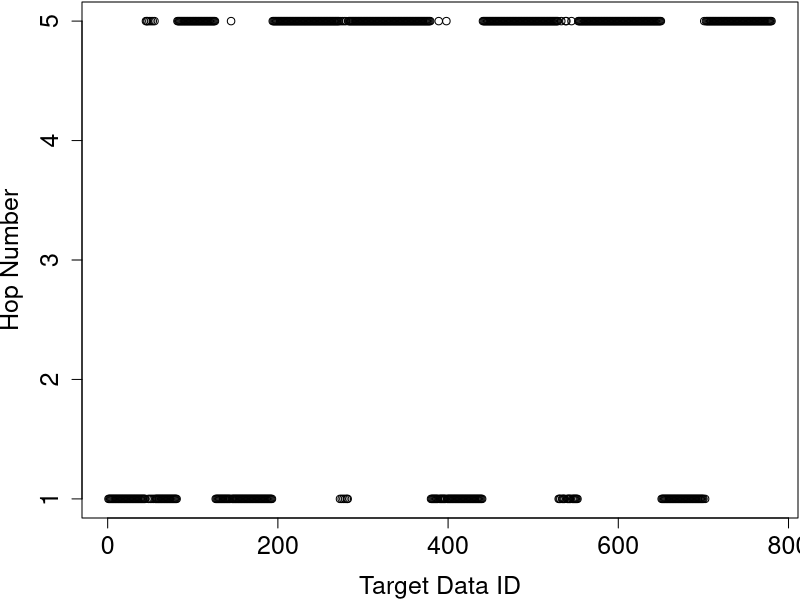
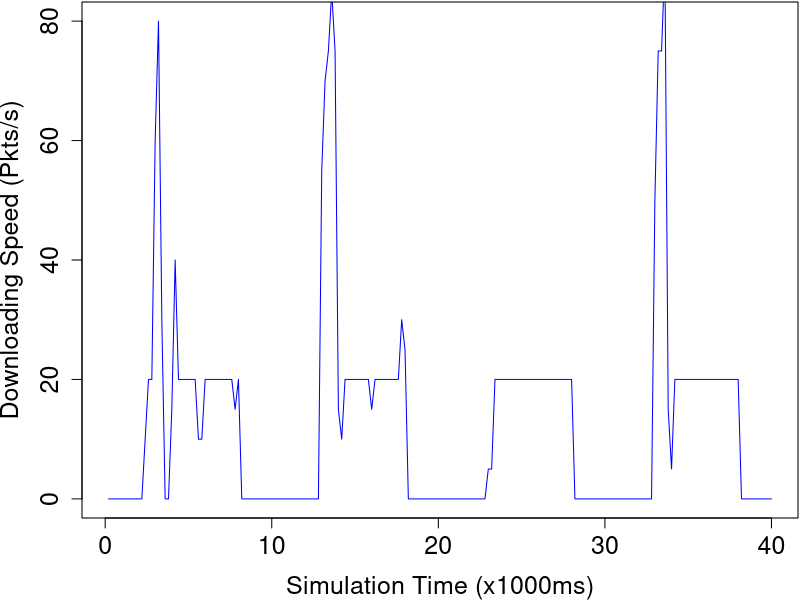

Generate these figures, in order, with R:
# Read Raw Data
rawData <- readLines("interest-only.txt")
options(scipen=999)

# Extract Data Data
dataPattern <- "^\\+([.0-9]*).* < DATA for ([0-9]*)$"
dataData <- regmatches(rawData, gregexpr(dataPattern, rawData))
dataData <- dataData[grep(dataPattern, dataData)]
for (i in 1:length(dataData)) {
  dataData[i] <- sub(dataPattern, "\\1 \\2", dataData[i])
}

# Extract Interest Data
interestPattern <- "^\\+([.0-9]*).*Interest for ([0-9]*)$"
interestData <- regmatches(rawData, gregexpr(interestPattern, rawData))
interestData <- interestData[grep(interestPattern, interestData)]
for (i in 1:length(interestData)) {
  interestData[i] <- sub(interestPattern, "\\1 \\2", interestData[i])
}

# Extract Prefetch Interest Data
PreFetchInterestPattern <- "^\\+([.0-9]*).* > Pre-Fetch Interest for ([0-9]*)$"
PreFetchInterestData <- regmatches(rawData, gregexpr(PreFetchInterestPattern, rawData))
PreFetchInterestData <-PreFetchInterestData[grep(PreFetchInterestPattern, PreFetchInterestData)]
for (i in 1:length(PreFetchInterestData)) {
  PreFetchInterestData[i] <- sub(PreFetchInterestPattern, "\\1 \\2", PreFetchInterestData[i])
}
# duplicatedInterestNumber <- length(PreFetchInterestData)
# duplicatedInterestRatio <- duplicatedInterestNumber/(length(interestData) + duplicatedInterestNumber)

# Extract Recovery Interest Data
RecoveryInterestPattern <- "^\\+([.0-9]*).* > Recovery Interest for ([0-9]*)$"
RecoveryInterestData <- regmatches(rawData, gregexpr(RecoveryInterestPattern, rawData))
RecoveryInterestData <-RecoveryInterestData[grep(RecoveryInterestPattern, RecoveryInterestData)]
for (i in 1:length(RecoveryInterestData)) {
  RecoveryInterestData[i] <- sub(RecoveryInterestPattern, "\\1 \\2", RecoveryInterestData[i])
}

# Extract Dropped Data Data
DroppedPreFetchDataPattern <- "^\\+([.0-9]*).*< Pre.Fetch DATA..([0-9]*)..DROP.$"
DroppedPreFetchDataData <- regmatches(rawData, gregexpr(DroppedPreFetchDataPattern, rawData))
DroppedPreFetchDataData <-DroppedPreFetchDataData[grep(DroppedPreFetchDataPattern, DroppedPreFetchDataData)]
DroppedPreFetchDataNumber <- length(DroppedPreFetchDataData)
DroppedPreFetchDataRatio <- DroppedPreFetchDataNumber/(length(dataData) + DroppedPreFetchDataNumber)

# Extract Hop Data
hopcountPattern <- "^\\+([.0-9]*).*Hop count: ([0-9]*)$"
hopData <- regmatches(rawData, gregexpr(hopcountPattern, rawData))
hopData <- hopData[grep(hopcountPattern, hopData)]
for (i in 1:length(hopData)) {
  hopData[i] <- sub(hopcountPattern, "\\1 \\2", hopData[i])
}

# Calculate RTT
df <- data.frame(index = numeric(length(dataData)),
                 sending = numeric(length(dataData)),
                 recieving = numeric(length(dataData)),
                 rtt = numeric(length(dataData)),
                 hopcount = numeric(length(dataData)),
                 stringsAsFactors = FALSE)

for (i in 1:length(dataData)) {
  item <- strsplit(as.character(dataData[i]), " ")
  index <- as.numeric(item[[1]][2])
  df$index[i] <- index
  recieveTime <- as.numeric(item[[1]][1])
  for (j in length(interestData):1) {
    item2 <- strsplit(as.character(interestData[j]), " ")
    index2 <- as.numeric(item2[[1]][2])
    sendTime <- as.numeric(item2[[1]][1])
    if (index2 - index == 0) {
      df$sending[i] <- sendTime
      df$recieving[i] <- recieveTime
      df$rtt[i] <- (recieveTime*1000000000 - sendTime*1000000000)# - 214296000
      break
    }
  }
  for (j in length(RecoveryInterestData):1) {
    item2 <- strsplit(as.character(RecoveryInterestData[j]), " ")
    index2 <- as.numeric(item2[[1]][2])
    sendTime <- as.numeric(item2[[1]][1])
    if (index2 - index == 0) {
      df$sending[i] <- sendTime
      df$recieving[i] <- recieveTime
      df$rtt[i] <- (recieveTime*1000000000 - sendTime*1000000000)# - 214296000
      break
    }
  }
  item3 <- strsplit(as.character(hopData[i]), " ")
  df$hopcount[i] <- as.numeric(item3[[1]][2])
}

# show plot
#plot(df$rtt[1:nrow(df)], xlab="Data ID", ylab="Round-Trip Time")
pdf("interest-only-hop-count.pdf",width=7,height=4) 
par(mar=c(4,4,0,0)+0.1)
plot(df$hopcount[1:nrow(df)], 
     xlab="Target Data ID", ylab="Hop Number", 
     ylim = c(1, 5),
     pch = 1, cex.lab=1.5, cex.axis=1.5, cex.main=1.5, cex.sub=1.5)
dev.off()
rttsum <- summary(df$rtt[1:100])

# packets received per sencod
scale <- 0.2
table_row <- 40/scale
df2 <- data.frame(second = numeric(table_row),
                  packetNum = numeric(table_row),
                  stringsAsFactors = FALSE)
for (i in 1:table_row) {
  df2$second[i] <- i*scale
  counter <- 0
  for (j in 1:nrow(df)) {
    recieveTime <- df$recieving[j]
    if (recieveTime <= i*scale && recieveTime > (i - 1)*scale ) {
      counter <- counter + 1
    }
  }
  df2$packetNum[i] <- counter
}
pdf("interest-only-downloading.pdf",width=7,height=4)
par(mar=c(4,4,0,0)+0.1)
plot(df2$second[1:table_row], df2$packetNum[1:table_row]*(1/scale), 
     xlab="Simulation Time (x1000ms)", ylab="Downloading Speed (Pkts/s)",
     ylim = c(0, 80),
     type="l", col="blue", cex.lab=1.5, cex.axis=1.5, cex.main=1.5, cex.sub=1.5)
dev.off()


# calculate how long it take to recovery all the pre-fetched Data packets
deltaTime <- function(startIndex, endIndex) {
  sendingTime <- 0
  for (i in 1:length(RecoveryInterestData)) {
    item <- strsplit(as.character(RecoveryInterestData[i]), " ")
    index <- as.numeric(item[[1]][2])
    sendTime <- as.numeric(item[[1]][1])
    if (index >= startIndex && index <= endIndex) {
      sendingTime <- sendTime
      break
    }
  }
  totalTime <- 0
  count <- 0
  for (i in 1:length(dataData)) {
    item <- strsplit(as.character(dataData[i]), " ")
    index <- as.numeric(item[[1]][2])
    recieveTime <- as.numeric(item[[1]][1])
    if (index >= startIndex && index <= endIndex) {
      totalTime <- totalTime + recieveTime
      count <- count + 1
    }
  }
  return(totalTime/count - sendingTime)
}

s1 <- 0
s2 <- 0
s3 <- 0
s4 <- 0
s5 <- 0
e1 <- 0
e2 <- 0
e3 <- 0
e4 <- 0
e5 <- 0
lastIndex <- 0

for (i in 1:length(RecoveryInterestData)) {
  item <- strsplit(as.character(RecoveryInterestData[i]), " ")
  index <- as.numeric(item[[1]][2])
  
  if (i == 1) {
    s1 <- index
  }
  
  if (index == lastIndex + 1 && lastIndex != 0) {
    # do nothing
  }
  else {
    if (s2 == 0  && lastIndex != 0) {
      s2 <- index
      e1 <- lastIndex
    }
    else if (s3 == 0  && lastIndex != 0) {
      s3 <- index
      e2 <- lastIndex
    }
    else if (s4 == 0  && lastIndex != 0) {
      s4 <- index
      e3 <- lastIndex
    }
    else if (s5 == 0  && lastIndex != 0) {
      s5 <- index
      e4 <- lastIndex
    }
  }
  
  if (i == length(RecoveryInterestData)) {
    e5 <- index
  }
  lastIndex <- index
}


deltaTimeResult <- c(
  deltaTime(startIndex = s1, endIndex = e1),
  deltaTime(startIndex = s2, endIndex = e2),
  deltaTime(startIndex = s3, endIndex = e3),
  deltaTime(startIndex = s4, endIndex = e4),
  deltaTime(startIndex = s5, endIndex = e5)
)
summary(deltaTimeResult)
